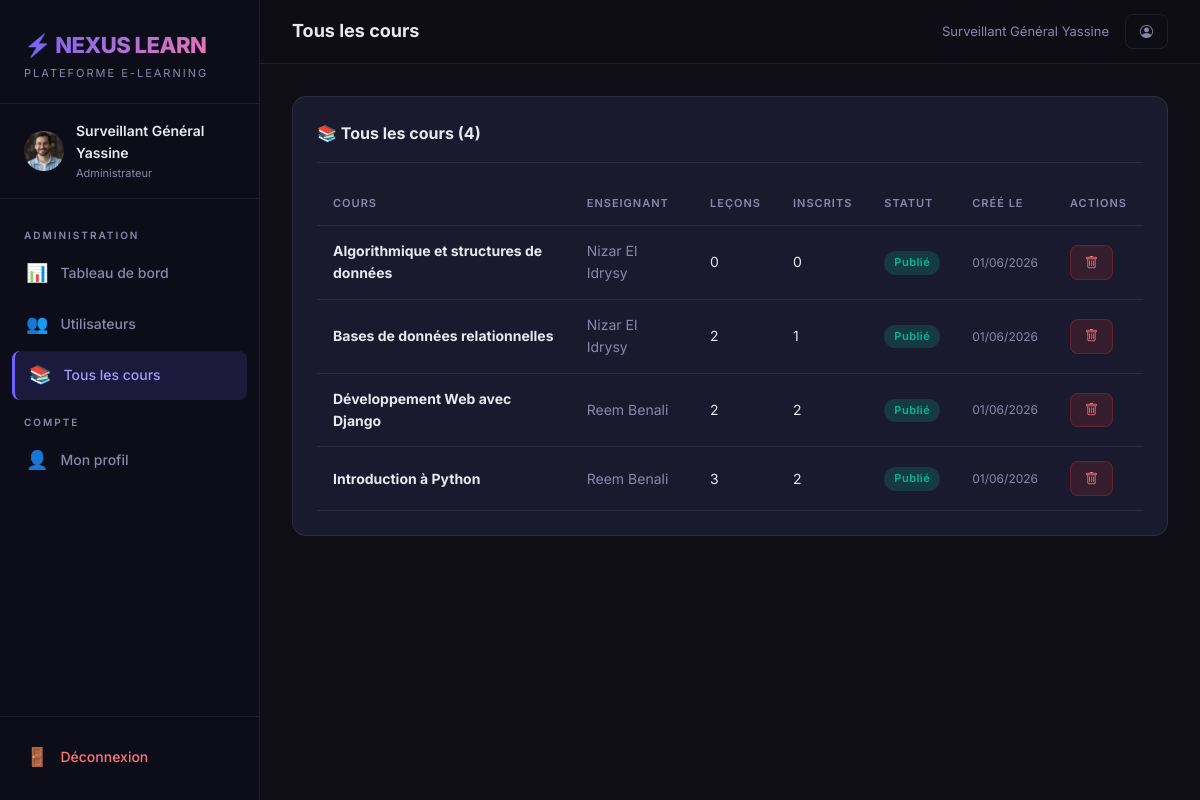
The page /administration/cours/ (signed in) on the database its author committed.
### plateforme/models.py (models this page shows, shortened)
class ProfilUtilisateur(models.Model):
    ROLE_CHOICES = [
        ('admin', 'Administrateur'),
        ('enseignant', 'Enseignant'),
        ('etudiant', 'Étudiant'),
    ]
    utilisateur = models.OneToOneField(User, on_delete=models.CASCADE, related_name='profil')
    role = models.CharField(max_length=20, choices=ROLE_CHOICES, default='etudiant')
    bio = models.TextField(blank=True, null=True, verbose_name='Biographie')
    photo = models.ImageField(upload_to='photos/', blank=True, null=True, verbose_name='Photo de profil')
    date_creation = models.DateTimeField(default=timezone.now)
    class Meta:
        verbose_name = 'Profil Utilisateur'
        verbose_name_plural = 'Profils Utilisateurs'

class Cours(models.Model):
    titre = models.CharField(max_length=200, verbose_name='Titre du cours')
    description = models.TextField(verbose_name='Description')
    enseignant = models.ForeignKey(
        User, on_delete=models.CASCADE, related_name='cours_enseignes',
        limit_choices_to={'profil__role': 'enseignant'}
    )
    image = models.ImageField(upload_to='cours/', blank=True, null=True, verbose_name='Image de couverture')
    date_creation = models.DateTimeField(default=timezone.now)
    est_publie = models.BooleanField(default=True, verbose_name='Publié')
    class Meta:
        verbose_name = 'Cours'
        verbose_name_plural = 'Cours'
        ordering = ['-date_creation']
    def nombre_inscrits(self):
        return self.inscriptions.count()
    def nombre_lecons(self):
        return self.lecons.count()

### plateforme/views.py (the view)
# urls.py: path('administration/cours/', views.vue_admin_cours, name='admin_cours'),
@role_requis('admin')
def vue_admin_cours(request):
    cours = Cours.objects.select_related('enseignant').order_by('-date_creation')
    return render(request, 'plateforme/admin_cours.html', {'cours': cours})

### plateforme/views.py (called while the page is built)
def role_requis(*roles):
    def decorator(view_func):
        @wraps(view_func)
        def _wrapped(request, *args, **kwargs):
            if not request.user.is_authenticated:
                return redirect('connexion')
            try:
                if request.user.profil.role not in roles:
                    messages.error(request, "Accès refusé : vous n'avez pas les droits nécessaires.")
                    return redirect('accueil')
            except ProfilUtilisateur.DoesNotExist:
                return redirect('connexion')
            return view_func(request, *args, **kwargs)
        return _wrapped
    return decorator

### templates/plateforme/admin_cours.html (shortened to what this page needs)
{% extends 'plateforme/base.html' %}
{% block page_title %}Tous les cours{% endblock %}
{% block contenu %}
<div class="nx-card">
  <div class="nx-card-header">
    <span class="nx-card-title">📚 Tous les cours ({{ cours|length }})</span>
  </div>
  <table class="nx-table">
    <thead>
      <tr>
        <th>Cours</th>
        <th>Enseignant</th>
        <th>Leçons</th>
        <th>Inscrits</th>
        <th>Statut</th>
        <th>Créé le</th>
        <th>Actions</th>
      </tr>
    </thead>
    <tbody>
      {% for c in cours %}
      <tr>
        <td><strong>{{ c.titre }}</strong></td>
        <td class="text-muted">{{ c.enseignant.get_full_name|default:c.enseignant.username }}</td>
        <td>{{ c.nombre_lecons }}</td>
        <td>{{ c.nombre_inscrits }}</td>
        <td>
          {% if c.est_publie %}
            <span class="nx-badge nx-badge-success">Publié</span>
          {% else %}
            <span class="nx-badge nx-badge-warning">Brouillon</span>
          {% endif %}
        </td>
        <td class="text-muted" style="font-size:12px;">{{ c.date_creation|date:"d/m/Y" }}</td>
        <td>
          <a href="{% url 'admin_supprimer_cours' c.pk %}" class="btn-nx btn-nx-danger btn-nx-sm">
            <i class="bi bi-trash"></i>
          </a>
        </td>
      </tr>
      {% empty %}
      <tr><td colspan="7" style="text-align:center; padding:32px; color:var(--text-muted);">Aucun cours trouvé.</td></tr>
      {% endfor %}
    </tbody>
  </table>
</div>
{% endblock %}

### templates/plateforme/base.html (shortened to what this page needs)
{% load static %}
<!DOCTYPE html>
<html lang="fr">
<head>
  <link href="https://cdn.jsdelivr.net/npm/bootstrap@5.3.2/dist/css/bootstrap.min.css" rel="stylesheet">
  <link rel="stylesheet" href="https://cdn.jsdelivr.net/npm/bootstrap-icons@1.11.3/font/bootstrap-icons.min.css">
  <link rel="stylesheet" href="{% static 'css/nexus.css' %}">
</head>
<body>
<div class="nx-wrapper">
  <aside class="nx-sidebar">
    <div class="nx-sidebar-header">
      <div class="nx-logo">⚡ NEXUS LEARN</div>
      <div class="nx-logo-sub">Plateforme E-Learning</div>
    </div>
    {% if user.is_authenticated %}
    <div class="nx-user-info">
      {% if user.profil.photo %}
        <img src="{{ user.profil.photo.url }}" class="nx-avatar" alt="Photo">
      {% else %}
        <div class="nx-avatar">{{ user.first_name|first|upper }}{{ user.last_name|first|upper }}</div>
      {% endif %}
      <div>
        <div class="nx-user-name">{{ user.get_full_name|default:user.username }}</div>
        <div class="nx-user-role">{{ user.profil.get_role_display }}</div>
      </div>
    </div>
    {% endif %}
    <nav class="nx-nav">
      {% if user.is_authenticated %}
        {% with role=user.profil.role %}
          {% if role == 'admin' %}
          <div class="nx-nav-section">Administration</div>
          <a href="{% url 'tableau_bord_admin' %}" class="nx-nav-link {% if request.resolver_match.url_name == 'tableau_bord_admin' %}active{% endif %}">
            <span class="icon">📊</span> Tableau de bord
          </a>
          <a href="{% url 'admin_utilisateurs' %}" class="nx-nav-link {% if 'utilisateur' in request.resolver_match.url_name %}active{% endif %}">
            <span class="icon">👥</span> Utilisateurs
          </a>
          <a href="{% url 'admin_cours' %}" class="nx-nav-link {% if request.resolver_match.url_name == 'admin_cours' %}active{% endif %}">
            <span class="icon">📚</span> Tous les cours
          </a>
          {% endif %}
          <div class="nx-nav-section">Compte</div>
          <a href="{% url 'profil' %}" class="nx-nav-link {% if request.resolver_match.url_name == 'profil' %}active{% endif %}">
            <span class="icon">👤</span> Mon profil
          </a>
        {% endwith %}
      {% endif %}
    </nav>
    <div class="nx-sidebar-footer">
      {% if user.is_authenticated %}
      <a href="{% url 'deconnexion' %}" class="nx-nav-link" style="color:#ff7675;">
        <span class="icon">🚪</span> Déconnexion
      </a>
      {% endif %}
    </div>
  </aside>
  <main class="nx-main">
    <div class="nx-topbar">
      <div class="nx-page-title">{% block page_title %}Nexus Learn{% endblock %}</div>
      <div class="d-flex align-center gap-3">
        {% if user.is_authenticated %}
          <span class="text-muted fs-sm">{{ user.get_full_name|default:user.username }}</span>
          <a href="{% url 'profil' %}" class="btn-nx btn-nx-ghost btn-nx-sm">
            <i class="bi bi-person-circle"></i>
          </a>
        {% endif %}
      </div>
    </div>
    <div class="nx-content nx-fade-in">
      {% block contenu %}{% endblock %}
    </div>
  </main>
</div>
</body>
</html>

### rows shown on the page
Cours: titre "Algorithmique et structures de données", enseignant.get_full_name "Nizar El Idrysy", nombre_lecons "0", nombre_inscrits "0", est_publie "Publié", date_creation "01/06/2026"
Cours: titre "Bases de données relationnelles", enseignant.get_full_name "Nizar El Idrysy", nombre_lecons "2", nombre_inscrits "1", est_publie "Publié", date_creation "01/06/2026"
Cours: titre "Développement Web avec Django", enseignant.get_full_name "Reem Benali", nombre_lecons "2", nombre_inscrits "2", est_publie "Publié", date_creation "01/06/2026"
Cours: titre "Introduction à Python", enseignant.get_full_name "Reem Benali", nombre_lecons "3", nombre_inscrits "2", est_publie "Publié", date_creation "01/06/2026"

### other values the page prints
{{ user.get_full_name|default:user.username }} "Surveillant Général Yassine"
{{ user.profil.get_role_display }} "Administrateur"
{{ cours|length }} "4"
